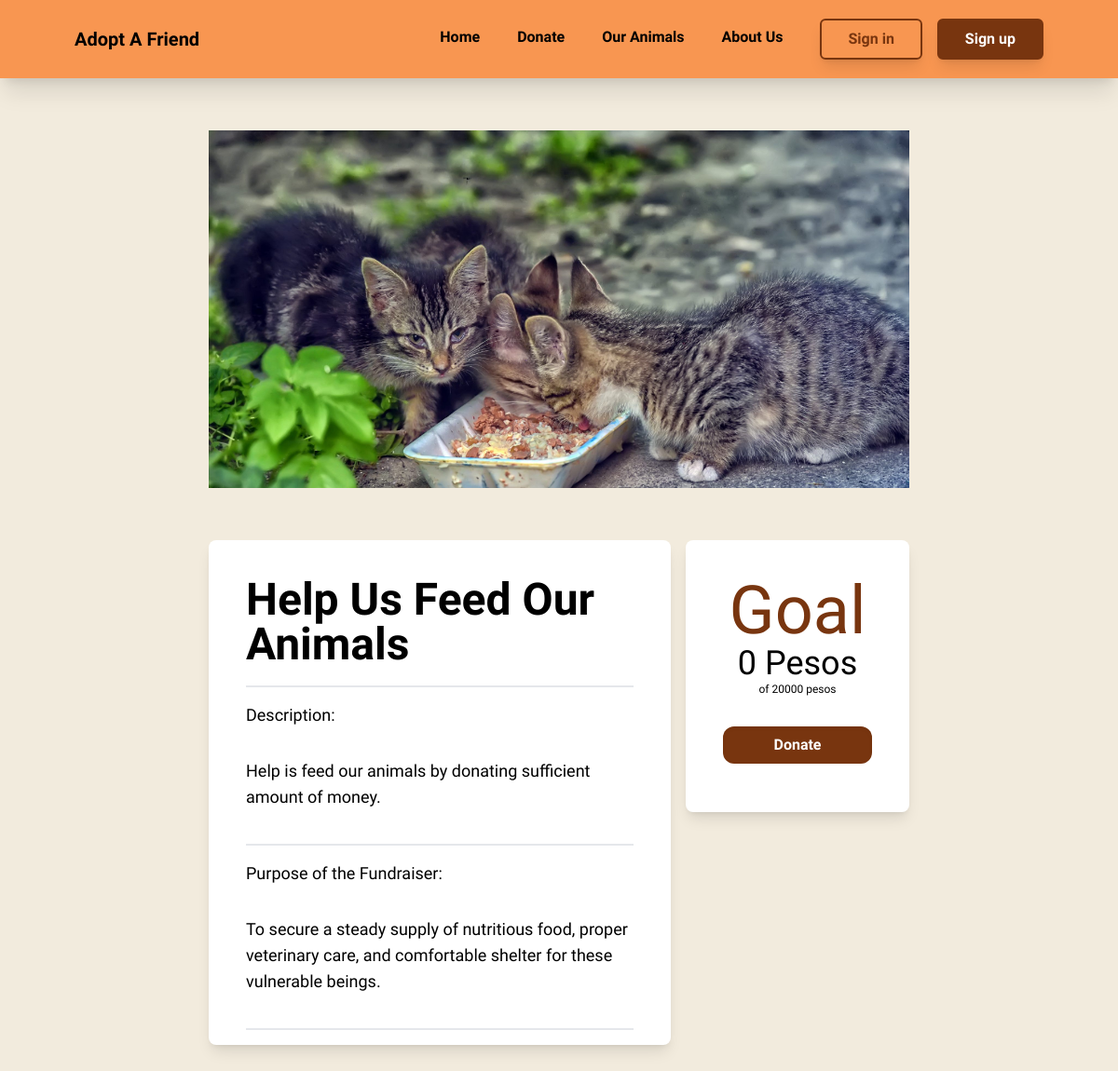
Before: /campaign/CAMPAIGN0001/ with the older database file.
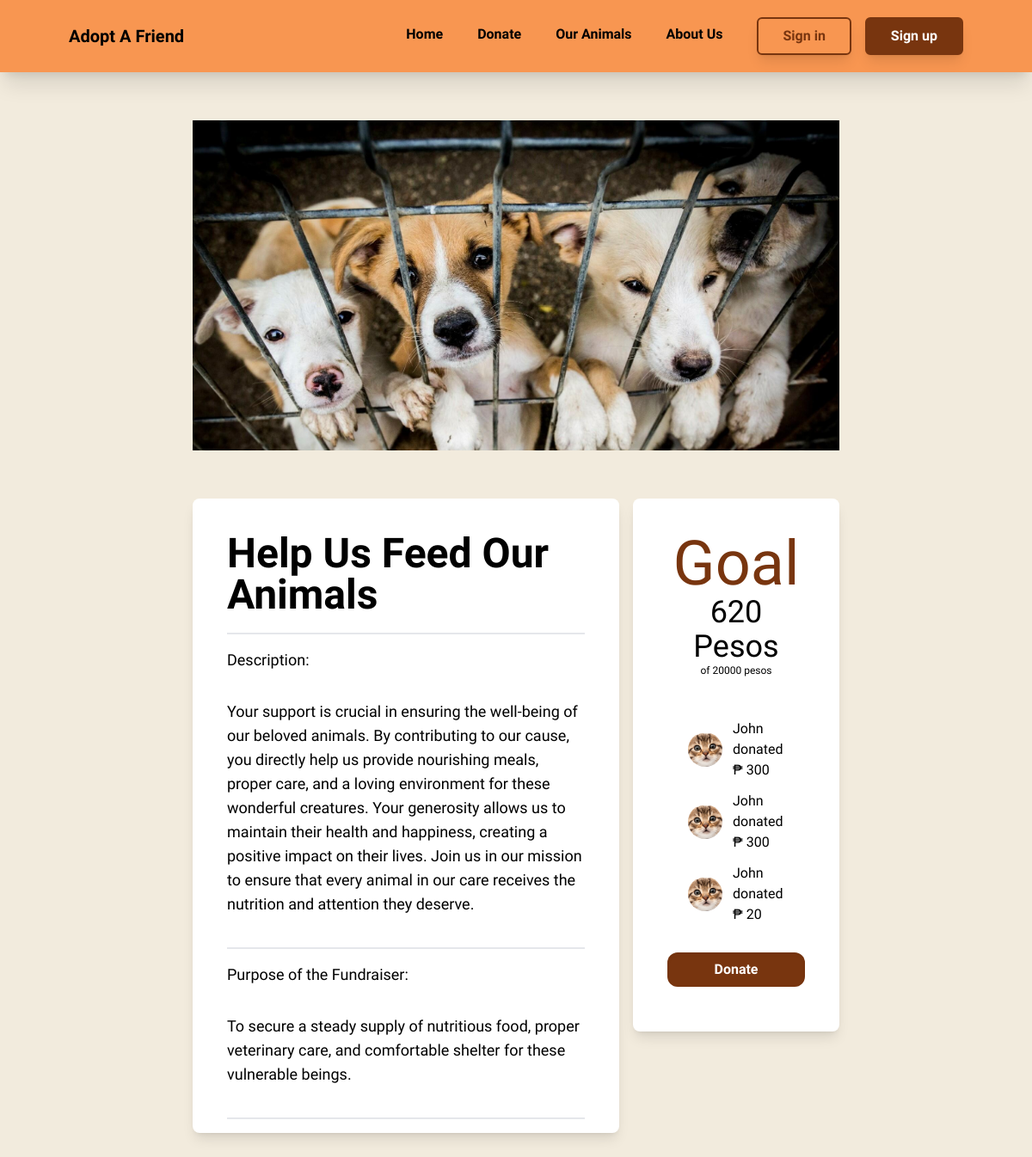
After: the same page with the newer database file.
### donation/models.py (models this page shows)
class FundraisingCampaign(models.Model):
    campaignId = models.CharField(max_length=20, default=generate_campaign_key, primary_key=True, unique=True)
    campaignName = models.CharField(max_length=50, null=False, blank=False, unique=True)
    campaignDescription = models.TextField(max_length=800, blank=True, null=True)
    campaignGoal = models.DecimalField(max_digits=8, null=False, decimal_places=2)
    campaignPurpose = models.TextField(max_length=200, null=False, blank=False, default="")
    campaignImage = models.ImageField(upload_to='static/image/campaign_img')

class Donation(models.Model):
    donationId = models.CharField(max_length=15, default=generate_donation_key, primary_key=True, unique=True)
    campaign = models.ForeignKey(FundraisingCampaign, null=False, blank=False, on_delete=models.CASCADE)
    user = models.ForeignKey(Users, null=False, blank=False, on_delete=models.CASCADE)
    donationAmount = models.DecimalField(max_digits=8, null=False, decimal_places=2)

### users/models.py (models this page shows, shortened)
class Users(AbstractBaseUser, PermissionsMixin):
    email = models.EmailField(unique=True, blank=False, null=False)
    first_name = models.CharField(max_length=50, blank=False, null=False)
    last_name = models.CharField(max_length=50, blank=False, null=False)
    age = models.IntegerField(blank=False, null=False)
    gender = models.CharField(max_length=20, blank=False, null=False, choices=GENDER_CHOICES, default="")
    date_of_birth = models.DateField(blank=False, null=False)
    home_address = models.CharField(max_length=200, blank=False, null=False)
    contact_num = models.CharField(max_length=15, blank=False, null=False)
    user_bio = models.TextField(max_length=500, blank=True, null=True)
    date_joined = models.DateTimeField(default=timezone.now)
    is_staff = models.BooleanField(default=False)
    is_active = models.BooleanField(default=False)
    slug = models.SlugField(blank=True)
    image = models.ImageField(default='static/default.png', upload_to='static/profile_pics')
    objects = CustomAccountManager()
    USERNAME_FIELD = 'email'
    REQUIRED_FIELDS = ['first_name', 'last_name', 'gender' ,'date_of_birth', 'home_address', 'contact_num']

### donation/views.py (the view)
# urls.py: path('campaign/<str:campaign_id>/', views.campaign_details, name='campaign_details'),
def campaign_details(request, campaign_id):
    campaign = get_object_or_404(FundraisingCampaign, campaignId=campaign_id)
    recent_donors = Donation.objects.filter(campaign=campaign).order_by('-donationId')[:5]
    total_donated = Donation.objects.filter(campaign=campaign).aggregate(Sum('donationAmount'))['donationAmount__sum']
    return render(request, 'donation/donation_profile.html', {
        'campaign': campaign,
        'recent_donors': recent_donors,
        'total_donated': total_donated,
    })

### donation/templates/donation/donation_profile.html (shortened to what this page needs)
{% extends 'main/base.html' %}
{% load social_share %}
{% block content %}
<div class="mx-56 my-14">
    <div class="h-96 w-full" style="background-image: url('{{ campaign.campaignImage.url }}'); background-size: cover;">
    </div>
</div>
<div class="mx-56 mt-12 mb-14" style="font-family: 'Imprima';">
    <div class="grid grid-cols-6 gap-x-4 gap-y-6">
        <div class="bg-white rounded-lg col-span-4 shadow-lg px-10 pt-10 pb-4 self-start">
            <div class="flex justify-between items-center">
                <h1 class="text-5xl font-bold">{{ campaign.campaignName }}</h1>
            </div>
            <p class="mt-5 border-b-2 border-gray-200"></p></p>
            <h1 class="text-lg py-4">Description:</h1>
            <h1 class="text-lg py-4">{{ campaign.campaignDescription }}</h1>
            <p class="mt-5 border-b-2 border-gray-200"></p></p>
            <h1 class="text-lg py-4">Purpose of the Fundraiser:</h1>
            <h1 class="text-lg py-4">{{ campaign.campaignPurpose }}</h1>
            <p class="mt-5 border-b-2 border-gray-200"></p></p>
        </div>
        <div class="bg-white rounded-lg col-span-2 shadow-lg px-10 py-10 self-start">
            <div class="flex-col justify-center">
                <h1 class="text-center text-7xl text-amber-900" style="font-family: 'Nerko One';"> Goal</h1>
                <h1 class="text-center text-4xl ">{% if total_donated > 0 %}{{ total_donated }}{% else %}0{% endif %} Pesos</h1>
                <p class="text-center text-xs">of {{ campaign.campaignGoal|default:0|floatformat:0 }} pesos</p>
                {% if recent_donors %}
                <div class="text-lg mt-2 text-white">Recent Donors:</div>
                {% for donor in recent_donors %}
                <div class="flex items-center mt-3 mx-6">
                    <img class="w-10 h-10 rounded-full" src="{{ donor.user.image.url }}" alt="{{ donor.user.first_name }}'s Avatar">
                    <p class="ml-3">{{ donor.user.first_name }} donated ₱ {{ donor.donationAmount|floatformat:0 }}</p>
                </div>
                {% endfor %}
                {% endif %}
                <div class="mt-8 mb-3">
                    <a href="{% url 'donate' campaign_id=campaign.campaignId %}">
                        <button type="button" class="w-full shadow-inner transition ease-in-out delay-150 font-semibold text-white px-5 py-2 rounded-xl hover:-translate-y-1 hover:scale-100 duration-300 bg-amber-900">
                            Donate
                        </button>
                    </a>
                </div>
            </div>
        </div>
    </div>
</div>
{% endblock %}

### main/templates/main/base.html (shortened to what this page needs)
{% load static %}
<!DOCTYPE html>
<html lang="en">
<head>
    <script src="https://cdn.tailwindcss.com"></script>
    <link href="https://cdnjs.cloudflare.com/ajax/libs/flowbite/2.1.1/flowbite.min.css" rel="stylesheet" />
</head>
<body style="background-color: #f2ebdd;">
    <div>
        <nav class="py-5 px-20 flex justify-between items-center shadow-xl" style="font-family: 'Imprima', sans-serif; background-color: #f89651;">
            <a href="/" class="relative text-xl font-bold">Adopt A Friend</a>
            <div class="relative flex space-x-10 ml-auto">
                <a href="{% url 'index' %}" class="py-2 text-base font-bold link-animation">Home</a>
                <a href="{% url 'donation_page' %}" class="py-2 text-base font-bold link-animation">Donate</a>
                <a href="{% url 'pet_page' %}" class="py-2 text-base font-bold link-animation">Our Animals</a>
                <a href="{% url 'about' %}" class="py-2 text-base font-bold link-animation">About Us</a>
                <div class="relative flex space-x-4">
                    {% if user.is_authenticated %}
                        {% if user.is_staff %}
                            <a href="{% url 'staff_dashboard' %}" class="py-2 mr-5 text-base font-bold link-animation">Dashboard</a>
                        {% else %}
                            <a href="{{user.get_absolute_url}}" class="py-2 mr-5 text-base font-bold link-animation">Profile</a>
                        {% endif %}
                        <a href="{% url 'logout' %}">
                            <button class="shadow-lg transition ease-in-out delay-150 font-bold text-white px-7 py-2 rounded-md hover:-translate-y-1 hover:scale-110 duration-300 bg-amber-900">
                                Logout
                            </button>
                        </a>
                    {% else %}
                        <a href="{% url 'login' %}" class="shadow-lg transition ease-in-out delay-150 font-bold text-amber-900 px-7 py-2 rounded-md hover:-translate-y-1 hover:scale-110 duration-300 border-2 border-amber-900">
                            Sign in
                        </a>
                        <a href="{% url 'signup' %}" class="shadow-lg transition ease-in-out delay-150 font-bold text-white px-7 py-2 rounded-md hover:-translate-y-1 hover:scale-110 duration-300 bg-amber-900 border-2 border-amber-900">
                            Sign up
                        </a>
                    {% endif %}
                </div>
            </div>
        </nav>
    </div>
    {% block content %}
    {% endblock %}
</body>
</html>

### main/templates/main/base.html (style rules this page uses)
.link-animation { position: relative; color: #000; text-decoration: none; }
.link-animation::before { content: ""; position: absolute; display: block; width: 100%; height: 2px; bottom: 0; left: 0; background-color: #000; transform: scaleX(0); transform-origin: top left; transition: transform 0.3s ease; }

Changed rows visible on the page:
changed FundraisingCampaign "Help Us Feed Our Animals": campaignImage: a different picture; campaignDescription "Help is feed our animals by donating sufficient amount of money." → "Your support is crucial in ensuring the well-being of our beloved animals. By contributing to our cause, you directly help us provide nourishing meals, proper care, and a loving environment for these wonderful creatures. Your generosity allows us to maintain their health and happiness, creating a positive impact on their lives. Join us in our mission to ensure that every animal in our care receives the nutrition and attention they deserve."
added Donation: user.image (placeholder picture), user.first_name "John", donationAmount "300"
added Donation: user.image (placeholder picture), user.first_name "John", donationAmount "300"
added Donation: user.image (placeholder picture), user.first_name "John", donationAmount "20"
Other visible differences:
{{ total_donated }}: (not shown) → "620"
text no longer shown: "0"
